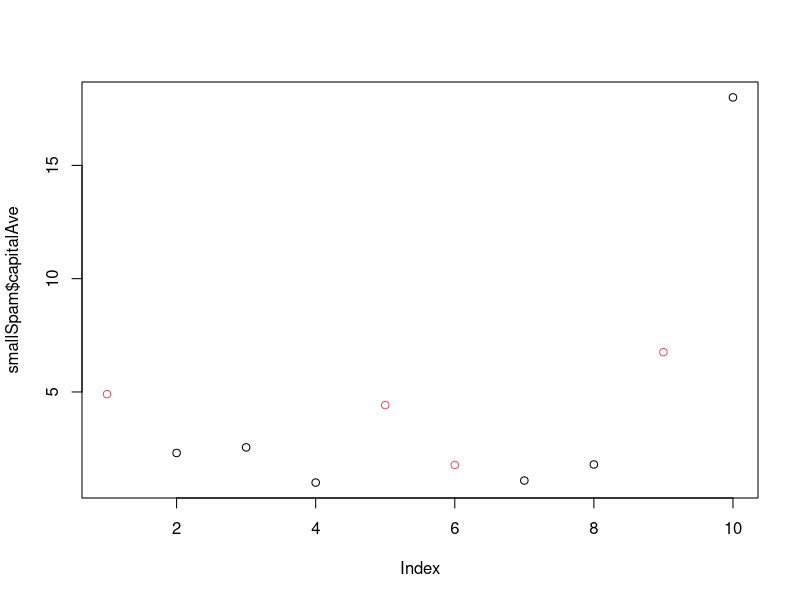

Write the R code that produced this figure.
library(kernlab); data(spam);set.seed("333")
smallSpam <- spam[sample(dim(spam)[1],size=10),]
spamLabel <- (smallSpam$type=="spam")*1+1
plot(smallSpam$capitalAve,col=spamLabel)

#overfitting
rule1 <- function(x){
  prediction <- rep(NA,length(x))
  prediction[x > 2.7] <- "spam"
  prediction[x < 2.4] <- "nonspam"
  prediction[x<= 2.8] <- "nonspam"
  prediction[(x >= 2.4 & x <= 2.45)] <- "spam"
  prediction[(x > 2.45 & x <= 2.7)] <- "nonspam"
  return(prediction)
}
#more general
rule2 <- function(x){
  prediction <- rep(NA,length(x))
  prediction[x > 2.8] <- "spam"
  prediction[x <= 2.8] <- "nonspam"
  return(prediction)
}

table(rule1(smallSpam$capitalAve),smallSpam$type)
table(rule1(spam$capitalAve),spam$type)

table(rule2(smallSpam$capitalAve),smallSpam$type)
table(rule2(spam$capitalAve),spam$type)

mean(rule1(spam$capitalAve)==spam$type)
mean(rule2(spam$capitalAve)==spam$type)

sum(rule1(spam$capitalAve)==spam$type)
